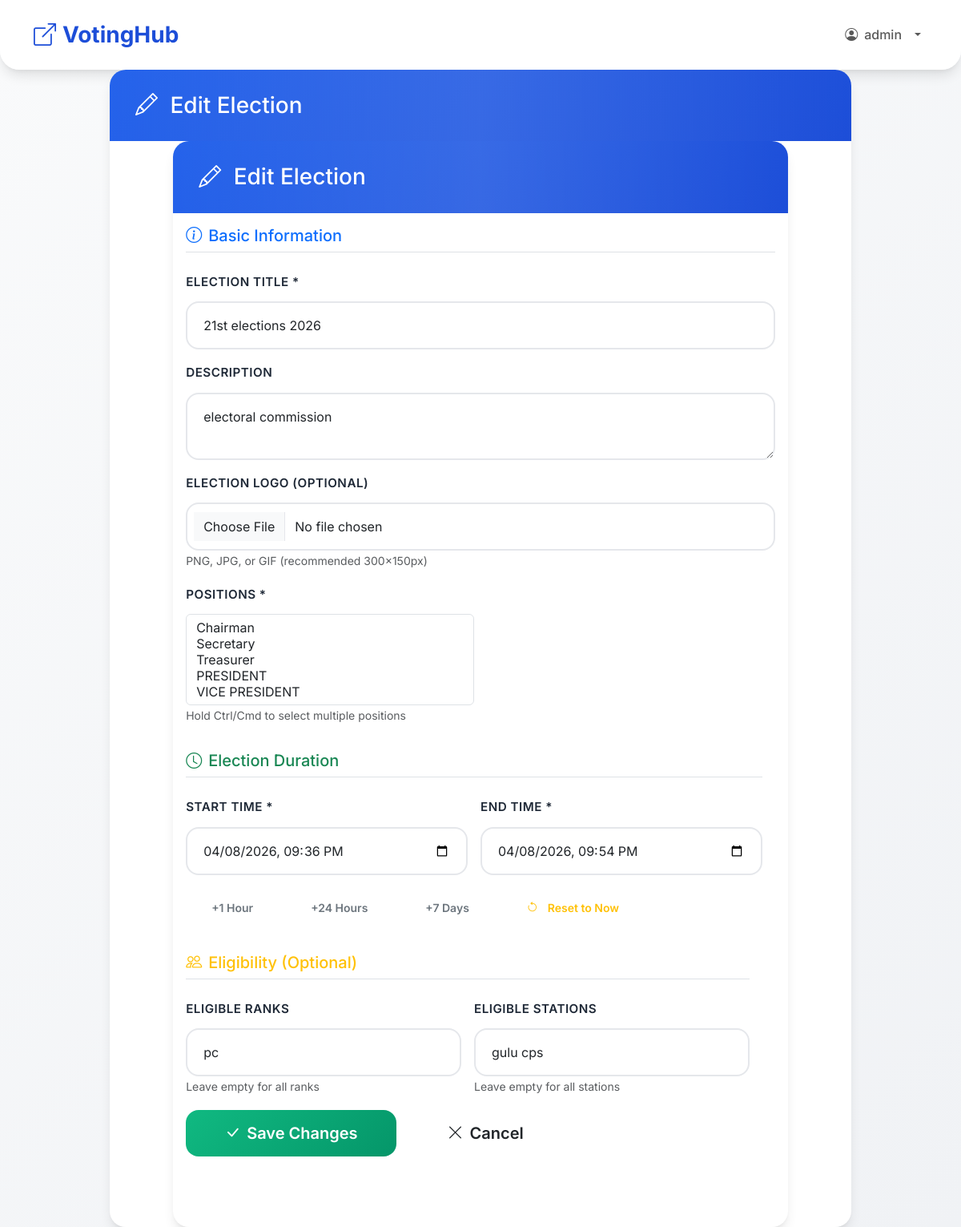
Before: /polls/admin/elections/2/edit/ (signed in) with the older database file.
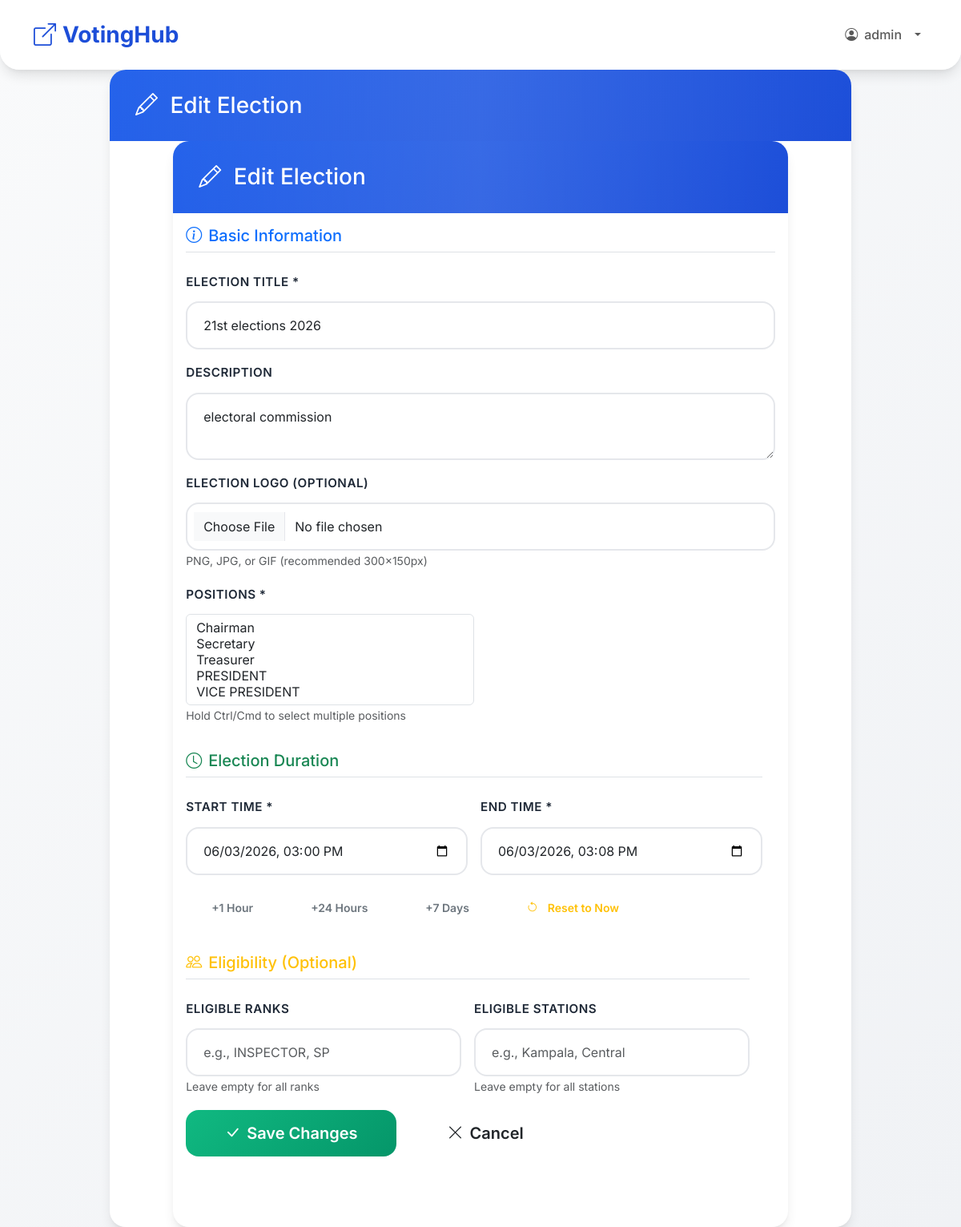
After: the same page with the newer database file.
### polls/models.py (models this page shows, shortened)
class Election(models.Model):
    title = models.CharField(max_length=200)
    description = models.TextField(blank=True)
    positions = models.ManyToManyField(Position, through='ElectionPosition', related_name='elections')
    start_time = models.DateTimeField()
    end_time = models.DateTimeField()
    eligible_ranks = models.CharField(max_length=500, blank=True, help_text="Comma-separated ranks")
    eligible_stations = models.CharField(max_length=500, blank=True, help_text="Comma-separated stations")
    created_by = models.ForeignKey(PoliceUser, on_delete=models.CASCADE, related_name='created_elections')
    logo = models.ImageField(upload_to='election_logos/', blank=True, null=True)
    class Meta:
        ordering = ['-start_time']

### polls/views_admin.py (the view, shortened to what this page needs)
# urls.py: path('admin/elections/<int:election_id>/edit/', views_admin.edit_election, name='edit_election'),
@login_required
@user_passes_test(is_superadmin)
def edit_election(request, election_id):
    from .models import ElectionPosition
    from datetime import datetime
    election = get_object_or_404(Election.objects.prefetch_related('positions'), pk=election_id)
    positions = Position.objects.all()
    selected_position_ids = [str(pos.id) for pos in election.positions.all()]
    return render(request, 'polls/create_election.html', {'election': election, 'positions': positions, 'selected_position_ids': selected_position_ids})

### polls/views_admin.py (called while the page is built)
def is_superadmin(user):
    return user.role == 'SUPER_ADMIN'

### templates/polls/create_election.html (shortened to what the changed rows need)
{% extends 'base.html' %}
{% load crispy_forms_tags %}
{% block content %}
<div class="row justify-content-center">
    <div class="col-lg-10">
        <div class="card">
<div class="row justify-content-center">
    <div class="col-lg-10">
        <div class="card">
            <div class="card-body">
                <form method="post" enctype="multipart/form-data">
                    <div class="row g-3 mb-4">
                        <div class="col-12">
                            <label class="form-label">Election Title *</label>
                            <input type="text" name="title" class="form-control"
                                   value="{% if election %}{{ election.title }}{% endif %}" required maxlength="200"
                                   placeholder="e.g., 2024 General Election">
                        </div>
                        <div class="col-12">
                            <label class="form-label">Description</label>
                            <textarea name="description" class="form-control" rows="2">{% if election %}{{ election.description }}{% endif %}</textarea>
                        </div>
                    <div class="row g-3 mb-4">
                        <div class="col-md-6">
                            <label class="form-label">Start Time *</label>
                            <input type="datetime-local" name="start_time" class="form-control"
                                   value="{% if election %}{{ election.start_time|date:'Y-m-d\TH:i' }}{% endif %}" required>
                        </div>
                        <div class="col-md-6">
                            <label class="form-label">End Time *</label>
                            <input type="datetime-local" name="end_time" class="form-control"
                                   value="{% if election %}{{ election.end_time|date:'Y-m-d\TH:i' }}{% endif %}" required>
                        </div>
                    <div class="row g-3 mb-4">
                        <div class="col-md-6">
                            <label class="form-label">Eligible Ranks</label>
                            <input type="text" name="eligible_ranks" class="form-control"
                                   value="{% if election %}{{ election.eligible_ranks }}{% endif %}"
                                   placeholder="e.g., INSPECTOR, SP">
                            <small class="text-muted">Leave empty for all ranks</small>
                        </div>
                        <div class="col-md-6">
                            <label class="form-label">Eligible Stations</label>
                            <input type="text" name="eligible_stations" class="form-control"
                                   value="{% if election %}{{ election.eligible_stations }}{% endif %}"
                                   placeholder="e.g., Kampala, Central">
                            <small class="text-muted">Leave empty for all stations</small>
                        </div>
                </form>
            </div>
    </div>
{% endblock %}

Changed rows visible on the page:
changed Election "electoral commission": start_time "04/08/2026 21:36" → "06/03/2026 15:00"; end_time "04/08/2026 21:54" → "06/03/2026 15:08"; eligible_ranks "pc" → (not shown); eligible_stations "gulu cps" → (not shown)
